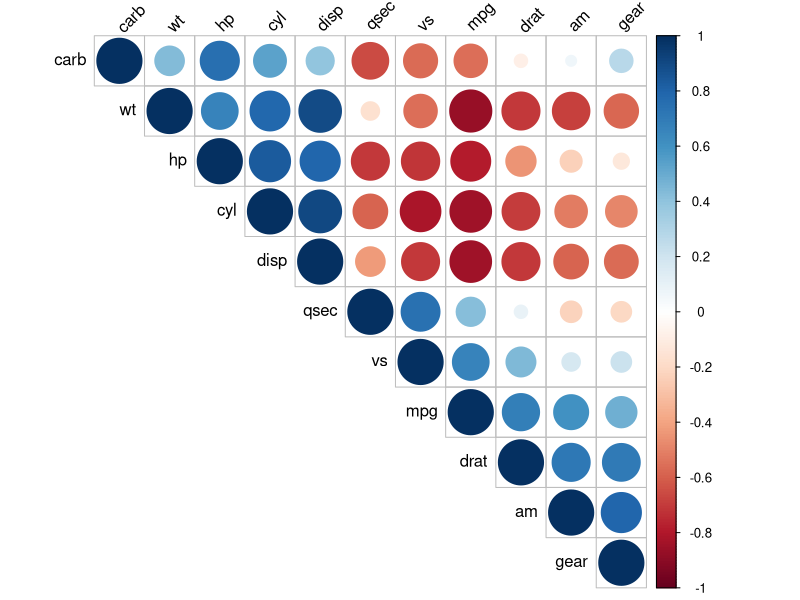

This chart was generated by the following R code:
#Module #12 post for my LIS4370 blog. Welcome!

# Load a library and dataset
library(corrplot)
data("mtcars")
myDF <- mtcars
head(myDF)

# Simple analysis and plot of mtcars dataset using corrplot package in r

# Load a library and dataset
library(corrplot)
data("mtcars")
myDF <- mtcars
head(myDF)

# use cor() to create correlation matrix of mtcars variables
corResults<-cor(myDF,method = "pearson")
corResults<-round(corResults,2)
corResults

# use corrplot() to plot & visualize the results on heatmap
corrplot(corResults,type="upper",order="hclust",tl.col="black",tl.srt=45)
